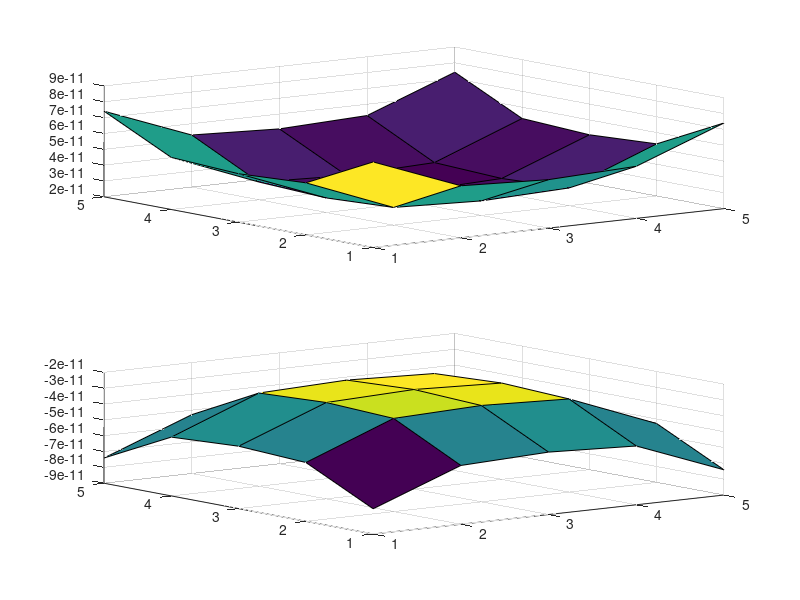
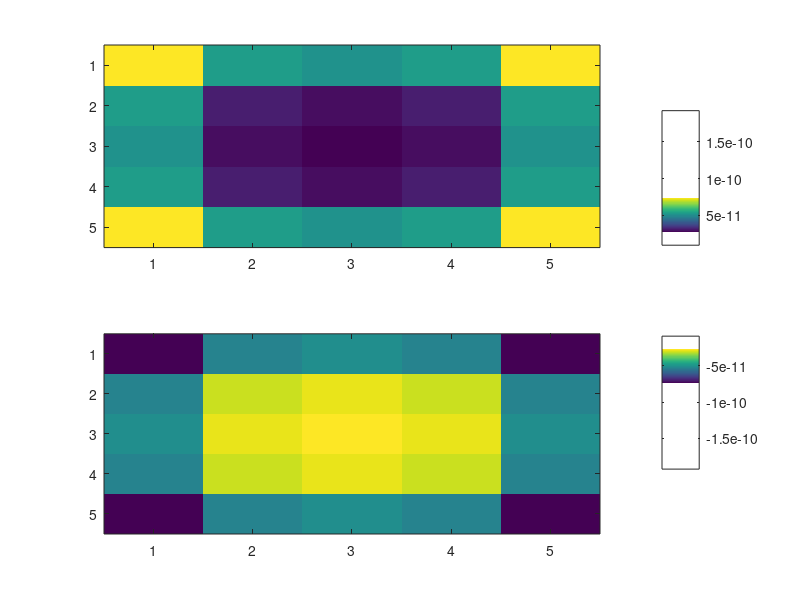

Reproduce these figures in MATLAB, in order.
clc
clear all
%solving only for N terms
length=1; %1 meter, length of the plate
width=1; %1 meter, width of the plate
n=5; %the number of divisions

X=length/n; %length of division in x direction
Y=width/n; %length of division in y direction

area=(X/2)^2*pi; %area for equivalent circle
epsilon=8.854*10^(-12); %epsilon

N=n*n;%for a plate

b=epsilon*ones(N,1); %top plate is 1

A=ones(N,N); %creating A matrix

yi=1;
  
d=0; %0 and then 1 meter, distance between the plates

x=X/2:X:length; %the spacings for x
y=Y/2:Y:width;
%creating a matrix for x's
counter=1;
H=x';
while counter<n
    H=[H; x'];
    counter=counter+1;
end
%creating a matrix for y's
K=y;
counter=1;
while counter<n
    K=[K;y];
    counter=counter+1;
end

Testing_point=1;

while Testing_point<N+1
     point_2=1;
        while point_2<N+1
            
            
                R=sqrt((H(Testing_point)-H(point_2))^2+(K(Testing_point)-K(point_2))^2);
                
                    if R==0
                        A(Testing_point,point_2)=0.282*sqrt(area); %diagonal elements
                    else
                        A(Testing_point,point_2)=area/(4*pi*abs(R)); %non-diaginal elements
                    end
                point_2=point_2+1;     
            
        end            
     Testing_point=Testing_point+1;  
     
end
result=A\b;
Top=reshape(result,[n,n]);
Bottom=-Top;
subplot(2,1,1)
surf(Top)
subplot(2,1,2)
surf(Bottom)

figure;

subplot(2,1,1)
imagesc(Top)
colorbar
subplot(2,1,2)
imagesc(Bottom)
colorbar


S=sum(result);
v=2;
cap=S/v;